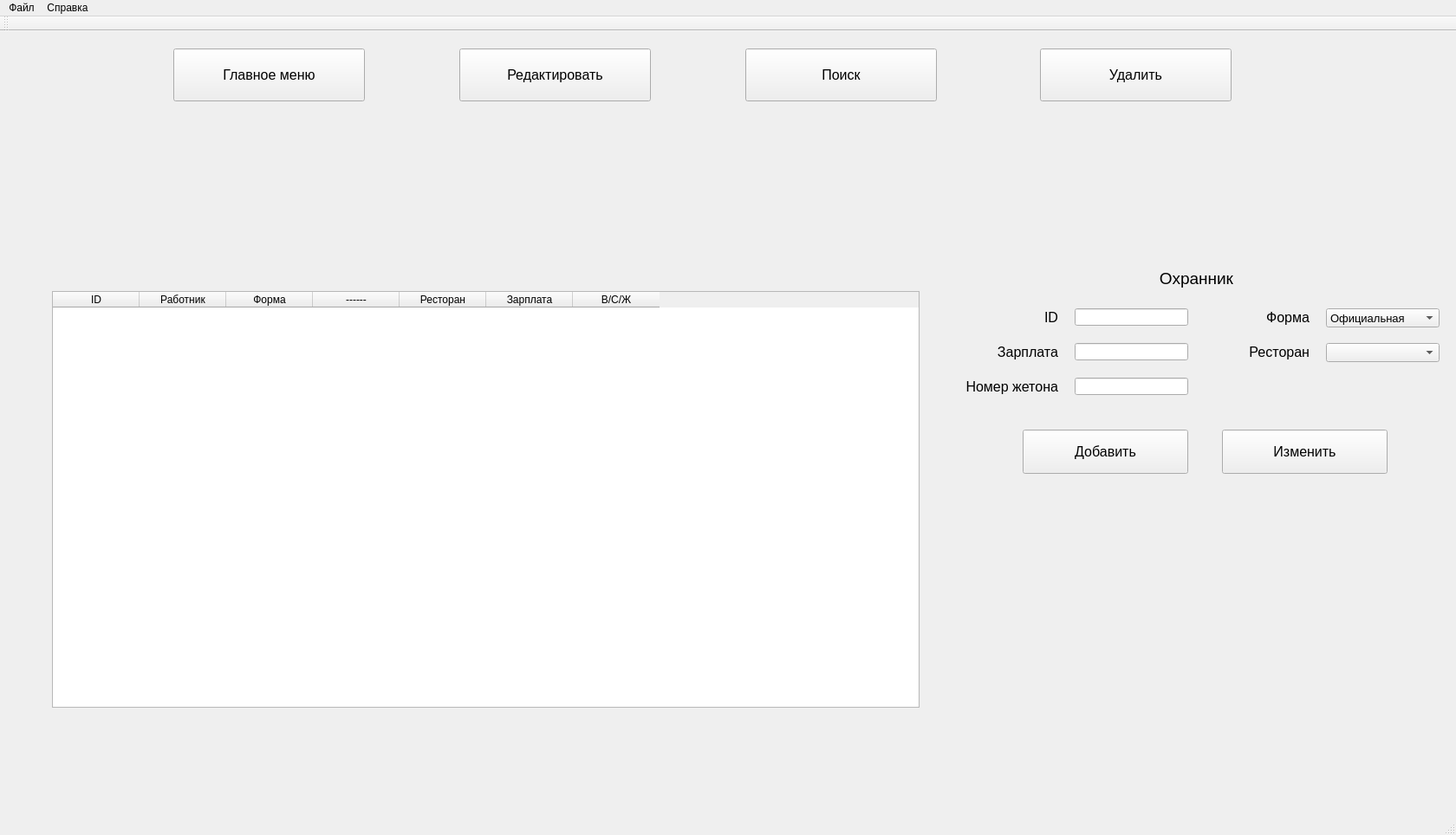
<?xml version="1.0" encoding="UTF-8"?>
<ui version="4.0">
 <class>MainWindow</class>
 <widget class="QMainWindow" name="MainWindow">
  <property name="geometry">
   <rect>
    <x>0</x>
    <y>0</y>
    <width>1680</width>
    <height>964</height>
   </rect>
  </property>
  <property name="windowTitle">
   <string>MainWindow</string>
  </property>
  <widget class="QWidget" name="centralWidget">
   <widget class="QStackedWidget" name="stackedWidget">
    <property name="geometry">
     <rect>
      <x>1090</x>
      <y>260</y>
      <width>581</width>
      <height>271</height>
     </rect>
    </property>
    <property name="currentIndex">
     <number>3</number>
    </property>
    <widget class="QWidget" name="Chooses">
     <widget class="QLabel" name="label">
      <property name="geometry">
       <rect>
        <x>60</x>
        <y>10</y>
        <width>461</width>
        <height>31</height>
       </rect>
      </property>
      <property name="font">
       <font>
        <pointsize>14</pointsize>
       </font>
      </property>
      <property name="text">
       <string>Какого работника вы хотите добавить?</string>
      </property>
      <property name="alignment">
       <set>Qt::AlignCenter</set>
      </property>
     </widget>
     <widget class="QComboBox" name="tip">
      <property name="geometry">
       <rect>
        <x>180</x>
        <y>70</y>
        <width>191</width>
        <height>51</height>
       </rect>
      </property>
      <property name="font">
       <font>
        <pointsize>11</pointsize>
       </font>
      </property>
      <item>
       <property name="text">
        <string>Официант</string>
       </property>
      </item>
      <item>
       <property name="text">
        <string>Повар</string>
       </property>
      </item>
      <item>
       <property name="text">
        <string>Охранник</string>
       </property>
      </item>
     </widget>
     <widget class="QPushButton" name="Choose">
      <property name="geometry">
       <rect>
        <x>190</x>
        <y>220</y>
        <width>171</width>
        <height>41</height>
       </rect>
      </property>
      <property name="font">
       <font>
        <pointsize>12</pointsize>
       </font>
      </property>
      <property name="text">
       <string>Выбрать</string>
      </property>
     </widget>
    </widget>
    <widget class="QWidget" name="women">
     <widget class="QLabel" name="label_2">
      <property name="geometry">
       <rect>
        <x>60</x>
        <y>10</y>
        <width>461</width>
        <height>31</height>
       </rect>
      </property>
      <property name="font">
       <font>
        <pointsize>14</pointsize>
       </font>
      </property>
      <property name="text">
       <string>Официант</string>
      </property>
      <property name="alignment">
       <set>Qt::AlignCenter</set>
      </property>
     </widget>
     <widget class="QLabel" name="label_id_w">
      <property name="geometry">
       <rect>
        <x>20</x>
        <y>60</y>
        <width>111</width>
        <height>21</height>
       </rect>
      </property>
      <property name="font">
       <font>
        <pointsize>12</pointsize>
       </font>
      </property>
      <property name="text">
       <string>ID</string>
      </property>
      <property name="alignment">
       <set>Qt::AlignRight|Qt::AlignTrailing|Qt::AlignVCenter</set>
      </property>
     </widget>
     <widget class="QLabel" name="label_form_w">
      <property name="geometry">
       <rect>
        <x>310</x>
        <y>60</y>
        <width>111</width>
        <height>21</height>
       </rect>
      </property>
      <property name="font">
       <font>
        <pointsize>12</pointsize>
       </font>
      </property>
      <property name="text">
       <string>Форма</string>
      </property>
      <property name="alignment">
       <set>Qt::AlignRight|Qt::AlignTrailing|Qt::AlignVCenter</set>
      </property>
     </widget>
     <widget class="QLabel" name="label_salary_w">
      <property name="geometry">
       <rect>
        <x>20</x>
        <y>100</y>
        <width>111</width>
        <height>21</height>
       </rect>
      </property>
      <property name="font">
       <font>
        <pointsize>12</pointsize>
       </font>
      </property>
      <property name="text">
       <string>Зарплата</string>
      </property>
      <property name="alignment">
       <set>Qt::AlignRight|Qt::AlignTrailing|Qt::AlignVCenter</set>
      </property>
     </widget>
     <widget class="QLabel" name="label_age_w">
      <property name="geometry">
       <rect>
        <x>20</x>
        <y>140</y>
        <width>111</width>
        <height>21</height>
       </rect>
      </property>
      <property name="font">
       <font>
        <pointsize>12</pointsize>
       </font>
      </property>
      <property name="text">
       <string>Возраст</string>
      </property>
      <property name="alignment">
       <set>Qt::AlignRight|Qt::AlignTrailing|Qt::AlignVCenter</set>
      </property>
     </widget>
     <widget class="QLineEdit" name="age_w">
      <property name="geometry">
       <rect>
        <x>150</x>
        <y>140</y>
        <width>131</width>
        <height>21</height>
       </rect>
      </property>
      <property name="font">
       <font>
        <pointsize>10</pointsize>
       </font>
      </property>
     </widget>
     <widget class="QPushButton" name="add_w">
      <property name="geometry">
       <rect>
        <x>90</x>
        <y>200</y>
        <width>191</width>
        <height>51</height>
       </rect>
      </property>
      <property name="font">
       <font>
        <pointsize>12</pointsize>
       </font>
      </property>
      <property name="text">
       <string>Добавить</string>
      </property>
     </widget>
     <widget class="QComboBox" name="form_w">
      <property name="geometry">
       <rect>
        <x>440</x>
        <y>60</y>
        <width>131</width>
        <height>22</height>
       </rect>
      </property>
      <property name="font">
       <font>
        <pointsize>10</pointsize>
       </font>
      </property>
      <item>
       <property name="text">
        <string>Официальная</string>
       </property>
      </item>
      <item>
       <property name="text">
        <string>Свободная</string>
       </property>
      </item>
      <item>
       <property name="text">
        <string>Рабочая</string>
       </property>
      </item>
     </widget>
     <widget class="QLineEdit" name="salary_w">
      <property name="geometry">
       <rect>
        <x>150</x>
        <y>100</y>
        <width>131</width>
        <height>20</height>
       </rect>
      </property>
     </widget>
     <widget class="QLabel" name="label_Restoran_w">
      <property name="geometry">
       <rect>
        <x>350</x>
        <y>100</y>
        <width>81</width>
        <height>21</height>
       </rect>
      </property>
      <property name="font">
       <font>
        <pointsize>12</pointsize>
       </font>
      </property>
      <property name="text">
       <string>Ресторан</string>
      </property>
      <property name="alignment">
       <set>Qt::AlignRight|Qt::AlignTrailing|Qt::AlignVCenter</set>
      </property>
     </widget>
     <widget class="QComboBox" name="Restoran_w">
      <property name="geometry">
       <rect>
        <x>440</x>
        <y>100</y>
        <width>131</width>
        <height>22</height>
       </rect>
      </property>
      <property name="font">
       <font>
        <pointsize>10</pointsize>
       </font>
      </property>
     </widget>
     <widget class="QLineEdit" name="id_w">
      <property name="geometry">
       <rect>
        <x>150</x>
        <y>60</y>
        <width>131</width>
        <height>20</height>
       </rect>
      </property>
     </widget>
     <widget class="QPushButton" name="edit_w">
      <property name="geometry">
       <rect>
        <x>320</x>
        <y>200</y>
        <width>191</width>
        <height>51</height>
       </rect>
      </property>
      <property name="font">
       <font>
        <pointsize>12</pointsize>
       </font>
      </property>
      <property name="text">
       <string>Изменить</string>
      </property>
     </widget>
    </widget>
    <widget class="QWidget" name="men">
     <widget class="QComboBox" name="form_s">
      <property name="geometry">
       <rect>
        <x>440</x>
        <y>60</y>
        <width>131</width>
        <height>22</height>
       </rect>
      </property>
      <property name="font">
       <font>
        <pointsize>10</pointsize>
       </font>
      </property>
      <item>
       <property name="text">
        <string>Официальная</string>
       </property>
      </item>
      <item>
       <property name="text">
        <string>Свободная</string>
       </property>
      </item>
      <item>
       <property name="text">
        <string>Рабочая</string>
       </property>
      </item>
     </widget>
     <widget class="QLabel" name="label_salary_s">
      <property name="geometry">
       <rect>
        <x>20</x>
        <y>100</y>
        <width>111</width>
        <height>21</height>
       </rect>
      </property>
      <property name="font">
       <font>
        <pointsize>12</pointsize>
       </font>
      </property>
      <property name="text">
       <string>Зарплата</string>
      </property>
      <property name="alignment">
       <set>Qt::AlignRight|Qt::AlignTrailing|Qt::AlignVCenter</set>
      </property>
     </widget>
     <widget class="QLabel" name="label_13">
      <property name="geometry">
       <rect>
        <x>60</x>
        <y>10</y>
        <width>461</width>
        <height>31</height>
       </rect>
      </property>
      <property name="font">
       <font>
        <pointsize>14</pointsize>
       </font>
      </property>
      <property name="text">
       <string>Повар</string>
      </property>
      <property name="alignment">
       <set>Qt::AlignCenter</set>
      </property>
     </widget>
     <widget class="QPushButton" name="add_s">
      <property name="geometry">
       <rect>
        <x>90</x>
        <y>200</y>
        <width>191</width>
        <height>51</height>
       </rect>
      </property>
      <property name="font">
       <font>
        <pointsize>12</pointsize>
       </font>
      </property>
      <property name="text">
       <string>Добавить</string>
      </property>
     </widget>
     <widget class="QLabel" name="label_id_s">
      <property name="geometry">
       <rect>
        <x>20</x>
        <y>60</y>
        <width>111</width>
        <height>21</height>
       </rect>
      </property>
      <property name="font">
       <font>
        <pointsize>12</pointsize>
       </font>
      </property>
      <property name="text">
       <string>ID</string>
      </property>
      <property name="alignment">
       <set>Qt::AlignRight|Qt::AlignTrailing|Qt::AlignVCenter</set>
      </property>
     </widget>
     <widget class="QLineEdit" name="age_s">
      <property name="geometry">
       <rect>
        <x>150</x>
        <y>140</y>
        <width>131</width>
        <height>20</height>
       </rect>
      </property>
      <property name="font">
       <font>
        <pointsize>10</pointsize>
       </font>
      </property>
     </widget>
     <widget class="QLabel" name="label_form_s">
      <property name="geometry">
       <rect>
        <x>320</x>
        <y>60</y>
        <width>111</width>
        <height>21</height>
       </rect>
      </property>
      <property name="font">
       <font>
        <pointsize>12</pointsize>
       </font>
      </property>
      <property name="text">
       <string>Форма</string>
      </property>
      <property name="alignment">
       <set>Qt::AlignRight|Qt::AlignTrailing|Qt::AlignVCenter</set>
      </property>
     </widget>
     <widget class="QLabel" name="label_age_s">
      <property name="geometry">
       <rect>
        <x>20</x>
        <y>140</y>
        <width>111</width>
        <height>21</height>
       </rect>
      </property>
      <property name="font">
       <font>
        <pointsize>12</pointsize>
       </font>
      </property>
      <property name="text">
       <string>Стаж</string>
      </property>
      <property name="alignment">
       <set>Qt::AlignRight|Qt::AlignTrailing|Qt::AlignVCenter</set>
      </property>
     </widget>
     <widget class="QLineEdit" name="salary_s">
      <property name="geometry">
       <rect>
        <x>150</x>
        <y>100</y>
        <width>131</width>
        <height>20</height>
       </rect>
      </property>
     </widget>
     <widget class="QLabel" name="label_Restoran_s">
      <property name="geometry">
       <rect>
        <x>350</x>
        <y>100</y>
        <width>81</width>
        <height>21</height>
       </rect>
      </property>
      <property name="font">
       <font>
        <pointsize>12</pointsize>
       </font>
      </property>
      <property name="text">
       <string>Ресторан</string>
      </property>
      <property name="alignment">
       <set>Qt::AlignRight|Qt::AlignTrailing|Qt::AlignVCenter</set>
      </property>
     </widget>
     <widget class="QComboBox" name="Restoran_s">
      <property name="geometry">
       <rect>
        <x>440</x>
        <y>100</y>
        <width>131</width>
        <height>22</height>
       </rect>
      </property>
      <property name="font">
       <font>
        <pointsize>10</pointsize>
       </font>
      </property>
     </widget>
     <widget class="QLineEdit" name="id_s">
      <property name="geometry">
       <rect>
        <x>150</x>
        <y>60</y>
        <width>131</width>
        <height>20</height>
       </rect>
      </property>
     </widget>
     <widget class="QPushButton" name="edit_s">
      <property name="geometry">
       <rect>
        <x>320</x>
        <y>200</y>
        <width>191</width>
        <height>51</height>
       </rect>
      </property>
      <property name="font">
       <font>
        <pointsize>12</pointsize>
       </font>
      </property>
      <property name="text">
       <string>Изменить</string>
      </property>
     </widget>
    </widget>
    <widget class="QWidget" name="bag">
     <widget class="QLabel" name="label_age_a">
      <property name="geometry">
       <rect>
        <x>20</x>
        <y>140</y>
        <width>111</width>
        <height>21</height>
       </rect>
      </property>
      <property name="font">
       <font>
        <pointsize>12</pointsize>
       </font>
      </property>
      <property name="text">
       <string>Номер жетона</string>
      </property>
      <property name="alignment">
       <set>Qt::AlignRight|Qt::AlignTrailing|Qt::AlignVCenter</set>
      </property>
     </widget>
     <widget class="QLineEdit" name="age_a">
      <property name="geometry">
       <rect>
        <x>150</x>
        <y>140</y>
        <width>131</width>
        <height>20</height>
       </rect>
      </property>
      <property name="font">
       <font>
        <pointsize>10</pointsize>
       </font>
      </property>
     </widget>
     <widget class="QLabel" name="label_53">
      <property name="geometry">
       <rect>
        <x>60</x>
        <y>10</y>
        <width>461</width>
        <height>31</height>
       </rect>
      </property>
      <property name="font">
       <font>
        <pointsize>14</pointsize>
       </font>
      </property>
      <property name="text">
       <string>Охранник</string>
      </property>
      <property name="alignment">
       <set>Qt::AlignCenter</set>
      </property>
     </widget>
     <widget class="QLabel" name="label_form_a">
      <property name="geometry">
       <rect>
        <x>310</x>
        <y>60</y>
        <width>111</width>
        <height>21</height>
       </rect>
      </property>
      <property name="font">
       <font>
        <pointsize>12</pointsize>
       </font>
      </property>
      <property name="text">
       <string>Форма</string>
      </property>
      <property name="alignment">
       <set>Qt::AlignRight|Qt::AlignTrailing|Qt::AlignVCenter</set>
      </property>
     </widget>
     <widget class="QLabel" name="label_id_a">
      <property name="geometry">
       <rect>
        <x>20</x>
        <y>60</y>
        <width>111</width>
        <height>21</height>
       </rect>
      </property>
      <property name="font">
       <font>
        <pointsize>12</pointsize>
       </font>
      </property>
      <property name="text">
       <string>ID</string>
      </property>
      <property name="alignment">
       <set>Qt::AlignRight|Qt::AlignTrailing|Qt::AlignVCenter</set>
      </property>
     </widget>
     <widget class="QLabel" name="label_salary_a">
      <property name="geometry">
       <rect>
        <x>20</x>
        <y>100</y>
        <width>111</width>
        <height>21</height>
       </rect>
      </property>
      <property name="font">
       <font>
        <pointsize>12</pointsize>
       </font>
      </property>
      <property name="text">
       <string>Зарплата</string>
      </property>
      <property name="alignment">
       <set>Qt::AlignRight|Qt::AlignTrailing|Qt::AlignVCenter</set>
      </property>
     </widget>
     <widget class="QPushButton" name="add_a">
      <property name="geometry">
       <rect>
        <x>90</x>
        <y>200</y>
        <width>191</width>
        <height>51</height>
       </rect>
      </property>
      <property name="font">
       <font>
        <pointsize>12</pointsize>
       </font>
      </property>
      <property name="text">
       <string>Добавить</string>
      </property>
     </widget>
     <widget class="QComboBox" name="form_a">
      <property name="geometry">
       <rect>
        <x>440</x>
        <y>60</y>
        <width>131</width>
        <height>22</height>
       </rect>
      </property>
      <property name="font">
       <font>
        <pointsize>10</pointsize>
       </font>
      </property>
      <item>
       <property name="text">
        <string>Официальная</string>
       </property>
      </item>
      <item>
       <property name="text">
        <string>Свободная</string>
       </property>
      </item>
      <item>
       <property name="text">
        <string>Рабочая</string>
       </property>
      </item>
     </widget>
     <widget class="QLineEdit" name="salary_a">
      <property name="geometry">
       <rect>
        <x>150</x>
        <y>100</y>
        <width>131</width>
        <height>20</height>
       </rect>
      </property>
     </widget>
     <widget class="QLabel" name="label_Restoran_a">
      <property name="geometry">
       <rect>
        <x>340</x>
        <y>100</y>
        <width>81</width>
        <height>21</height>
       </rect>
      </property>
      <property name="font">
       <font>
        <pointsize>12</pointsize>
       </font>
      </property>
      <property name="text">
       <string>Ресторан</string>
      </property>
      <property name="alignment">
       <set>Qt::AlignRight|Qt::AlignTrailing|Qt::AlignVCenter</set>
      </property>
     </widget>
     <widget class="QComboBox" name="Restoran_a">
      <property name="geometry">
       <rect>
        <x>440</x>
        <y>100</y>
        <width>131</width>
        <height>22</height>
       </rect>
      </property>
      <property name="font">
       <font>
        <pointsize>10</pointsize>
       </font>
      </property>
     </widget>
     <widget class="QLineEdit" name="id_a">
      <property name="geometry">
       <rect>
        <x>150</x>
        <y>60</y>
        <width>131</width>
        <height>20</height>
       </rect>
      </property>
     </widget>
     <widget class="QPushButton" name="edit_a">
      <property name="geometry">
       <rect>
        <x>320</x>
        <y>200</y>
        <width>191</width>
        <height>51</height>
       </rect>
      </property>
      <property name="font">
       <font>
        <pointsize>12</pointsize>
       </font>
      </property>
      <property name="text">
       <string>Изменить</string>
      </property>
     </widget>
    </widget>
    <widget class="QWidget" name="Restoran_2">
     <widget class="QLabel" name="label_index">
      <property name="geometry">
       <rect>
        <x>270</x>
        <y>60</y>
        <width>111</width>
        <height>21</height>
       </rect>
      </property>
      <property name="font">
       <font>
        <pointsize>12</pointsize>
       </font>
      </property>
      <property name="text">
       <string>Индекс</string>
      </property>
      <property name="alignment">
       <set>Qt::AlignRight|Qt::AlignTrailing|Qt::AlignVCenter</set>
      </property>
     </widget>
     <widget class="QLabel" name="label_101">
      <property name="geometry">
       <rect>
        <x>80</x>
        <y>10</y>
        <width>461</width>
        <height>31</height>
       </rect>
      </property>
      <property name="font">
       <font>
        <pointsize>14</pointsize>
       </font>
      </property>
      <property name="text">
       <string>Ресторан</string>
      </property>
      <property name="alignment">
       <set>Qt::AlignCenter</set>
      </property>
     </widget>
     <widget class="QLineEdit" name="oblast_Restoran">
      <property name="geometry">
       <rect>
        <x>150</x>
        <y>100</y>
        <width>131</width>
        <height>20</height>
       </rect>
      </property>
     </widget>
     <widget class="QPushButton" name="add__Restoran">
      <property name="geometry">
       <rect>
        <x>90</x>
        <y>220</y>
        <width>191</width>
        <height>51</height>
       </rect>
      </property>
      <property name="font">
       <font>
        <pointsize>12</pointsize>
       </font>
      </property>
      <property name="text">
       <string>Добавить</string>
      </property>
     </widget>
     <widget class="QLabel" name="label_oblast">
      <property name="geometry">
       <rect>
        <x>20</x>
        <y>100</y>
        <width>111</width>
        <height>21</height>
       </rect>
      </property>
      <property name="font">
       <font>
        <pointsize>12</pointsize>
       </font>
      </property>
      <property name="text">
       <string>Район</string>
      </property>
      <property name="alignment">
       <set>Qt::AlignRight|Qt::AlignTrailing|Qt::AlignVCenter</set>
      </property>
     </widget>
     <widget class="QLabel" name="label_sity">
      <property name="geometry">
       <rect>
        <x>20</x>
        <y>140</y>
        <width>111</width>
        <height>21</height>
       </rect>
      </property>
      <property name="font">
       <font>
        <pointsize>12</pointsize>
       </font>
      </property>
      <property name="text">
       <string>Город</string>
      </property>
      <property name="alignment">
       <set>Qt::AlignRight|Qt::AlignTrailing|Qt::AlignVCenter</set>
      </property>
     </widget>
     <widget class="QLineEdit" name="sity_Restoran">
      <property name="geometry">
       <rect>
        <x>150</x>
        <y>140</y>
        <width>131</width>
        <height>20</height>
       </rect>
      </property>
      <property name="text">
       <string/>
      </property>
     </widget>
     <widget class="QLabel" name="label_street">
      <property name="geometry">
       <rect>
        <x>40</x>
        <y>60</y>
        <width>91</width>
        <height>21</height>
       </rect>
      </property>
      <property name="font">
       <font>
        <pointsize>12</pointsize>
       </font>
      </property>
      <property name="text">
       <string>Улица</string>
      </property>
      <property name="alignment">
       <set>Qt::AlignRight|Qt::AlignTrailing|Qt::AlignVCenter</set>
      </property>
     </widget>
     <widget class="QLineEdit" name="street_Restoran">
      <property name="geometry">
       <rect>
        <x>150</x>
        <y>60</y>
        <width>131</width>
        <height>20</height>
       </rect>
      </property>
     </widget>
     <widget class="QLabel" name="label_hause">
      <property name="geometry">
       <rect>
        <x>320</x>
        <y>100</y>
        <width>61</width>
        <height>21</height>
       </rect>
      </property>
      <property name="font">
       <font>
        <pointsize>12</pointsize>
       </font>
      </property>
      <property name="text">
       <string>Дом</string>
      </property>
      <property name="alignment">
       <set>Qt::AlignRight|Qt::AlignTrailing|Qt::AlignVCenter</set>
      </property>
     </widget>
     <widget class="QLabel" name="label_tel">
      <property name="geometry">
       <rect>
        <x>310</x>
        <y>140</y>
        <width>71</width>
        <height>21</height>
       </rect>
      </property>
      <property name="font">
       <font>
        <pointsize>12</pointsize>
       </font>
      </property>
      <property name="text">
       <string>Телефон</string>
      </property>
      <property name="alignment">
       <set>Qt::AlignRight|Qt::AlignTrailing|Qt::AlignVCenter</set>
      </property>
     </widget>
     <widget class="QLineEdit" name="tel_Restoran">
      <property name="geometry">
       <rect>
        <x>400</x>
        <y>140</y>
        <width>131</width>
        <height>20</height>
       </rect>
      </property>
     </widget>
     <widget class="QLineEdit" name="name_Restoran">
      <property name="geometry">
       <rect>
        <x>300</x>
        <y>180</y>
        <width>131</width>
        <height>20</height>
       </rect>
      </property>
      <property name="text">
       <string/>
      </property>
     </widget>
     <widget class="QLabel" name="label_name">
      <property name="geometry">
       <rect>
        <x>160</x>
        <y>180</y>
        <width>111</width>
        <height>21</height>
       </rect>
      </property>
      <property name="font">
       <font>
        <pointsize>12</pointsize>
       </font>
      </property>
      <property name="text">
       <string>Название</string>
      </property>
      <property name="alignment">
       <set>Qt::AlignRight|Qt::AlignTrailing|Qt::AlignVCenter</set>
      </property>
     </widget>
     <widget class="QLineEdit" name="index_Restoran">
      <property name="geometry">
       <rect>
        <x>400</x>
        <y>60</y>
        <width>131</width>
        <height>20</height>
       </rect>
      </property>
     </widget>
     <widget class="QLineEdit" name="hause_Restoran">
      <property name="geometry">
       <rect>
        <x>400</x>
        <y>100</y>
        <width>131</width>
        <height>20</height>
       </rect>
      </property>
     </widget>
     <widget class="QPushButton" name="edit_Restoran">
      <property name="geometry">
       <rect>
        <x>320</x>
        <y>220</y>
        <width>191</width>
        <height>51</height>
       </rect>
      </property>
      <property name="font">
       <font>
        <pointsize>12</pointsize>
       </font>
      </property>
      <property name="text">
       <string>Изменить</string>
      </property>
     </widget>
    </widget>
    <widget class="QWidget" name="poisk">
     <widget class="QComboBox" name="choise_poisk">
      <property name="geometry">
       <rect>
        <x>180</x>
        <y>70</y>
        <width>191</width>
        <height>31</height>
       </rect>
      </property>
      <property name="font">
       <font>
        <pointsize>11</pointsize>
       </font>
      </property>
      <item>
       <property name="text">
        <string>ID</string>
       </property>
      </item>
      <item>
       <property name="text">
        <string>Ресторан</string>
       </property>
      </item>
      <item>
       <property name="text">
        <string>Работник</string>
       </property>
      </item>
     </widget>
     <widget class="QPushButton" name="Poisk_2">
      <property name="geometry">
       <rect>
        <x>180</x>
        <y>200</y>
        <width>191</width>
        <height>41</height>
       </rect>
      </property>
      <property name="font">
       <font>
        <pointsize>12</pointsize>
       </font>
      </property>
      <property name="text">
       <string>Выбрать</string>
      </property>
     </widget>
     <widget class="QLabel" name="label_3">
      <property name="geometry">
       <rect>
        <x>60</x>
        <y>10</y>
        <width>461</width>
        <height>31</height>
       </rect>
      </property>
      <property name="font">
       <font>
        <pointsize>14</pointsize>
       </font>
      </property>
      <property name="text">
       <string>Выберите критерий поиска работника</string>
      </property>
      <property name="alignment">
       <set>Qt::AlignCenter</set>
      </property>
     </widget>
     <widget class="QStackedWidget" name="stackedWidget_2">
      <property name="geometry">
       <rect>
        <x>150</x>
        <y>110</y>
        <width>251</width>
        <height>80</height>
       </rect>
      </property>
      <property name="currentIndex">
       <number>1</number>
      </property>
      <widget class="QWidget" name="page_2">
       <widget class="QLineEdit" name="Znach">
        <property name="geometry">
         <rect>
          <x>40</x>
          <y>50</y>
          <width>171</width>
          <height>21</height>
         </rect>
        </property>
       </widget>
       <widget class="QLabel" name="label_4">
        <property name="geometry">
         <rect>
          <x>40</x>
          <y>10</y>
          <width>171</width>
          <height>31</height>
         </rect>
        </property>
        <property name="font">
         <font>
          <pointsize>12</pointsize>
         </font>
        </property>
        <property name="text">
         <string>Введите значение.</string>
        </property>
        <property name="alignment">
         <set>Qt::AlignCenter</set>
        </property>
       </widget>
      </widget>
      <widget class="QWidget" name="page_3">
       <widget class="QLabel" name="label_6">
        <property name="geometry">
         <rect>
          <x>40</x>
          <y>10</y>
          <width>171</width>
          <height>31</height>
         </rect>
        </property>
        <property name="font">
         <font>
          <pointsize>12</pointsize>
         </font>
        </property>
        <property name="text">
         <string>Выберите Ресторан</string>
        </property>
        <property name="alignment">
         <set>Qt::AlignCenter</set>
        </property>
       </widget>
       <widget class="QComboBox" name="choise_Restoran_2">
        <property name="geometry">
         <rect>
          <x>30</x>
          <y>40</y>
          <width>191</width>
          <height>31</height>
         </rect>
        </property>
        <property name="font">
         <font>
          <pointsize>11</pointsize>
         </font>
        </property>
       </widget>
      </widget>
     </widget>
    </widget>
    <widget class="QWidget" name="page">
     <widget class="QPushButton" name="Return">
      <property name="geometry">
       <rect>
        <x>400</x>
        <y>160</y>
        <width>171</width>
        <height>61</height>
       </rect>
      </property>
      <property name="font">
       <font>
        <pointsize>12</pointsize>
       </font>
      </property>
      <property name="text">
       <string>Назад</string>
      </property>
     </widget>
     <widget class="QPushButton" name="edit_Restoran_2">
      <property name="geometry">
       <rect>
        <x>30</x>
        <y>160</y>
        <width>171</width>
        <height>61</height>
       </rect>
      </property>
      <property name="font">
       <font>
        <pointsize>12</pointsize>
       </font>
      </property>
      <property name="text">
       <string>Отредактировать</string>
      </property>
     </widget>
     <widget class="QPushButton" name="delete_Restoran">
      <property name="geometry">
       <rect>
        <x>400</x>
        <y>60</y>
        <width>171</width>
        <height>61</height>
       </rect>
      </property>
      <property name="font">
       <font>
        <pointsize>12</pointsize>
       </font>
      </property>
      <property name="text">
       <string>Удалить</string>
      </property>
     </widget>
     <widget class="QPushButton" name="add_Restoran">
      <property name="geometry">
       <rect>
        <x>30</x>
        <y>60</y>
        <width>171</width>
        <height>61</height>
       </rect>
      </property>
      <property name="font">
       <font>
        <pointsize>12</pointsize>
       </font>
      </property>
      <property name="text">
       <string>Добавить</string>
      </property>
     </widget>
     <widget class="QLabel" name="label_5">
      <property name="geometry">
       <rect>
        <x>130</x>
        <y>10</y>
        <width>371</width>
        <height>31</height>
       </rect>
      </property>
      <property name="font">
       <font>
        <pointsize>14</pointsize>
       </font>
      </property>
      <property name="text">
       <string>Рестораны</string>
      </property>
      <property name="alignment">
       <set>Qt::AlignCenter</set>
      </property>
     </widget>
    </widget>
   </widget>
   <widget class="QPushButton" name="Edit">
    <property name="geometry">
     <rect>
      <x>530</x>
      <y>20</y>
      <width>221</width>
      <height>61</height>
     </rect>
    </property>
    <property name="font">
     <font>
      <pointsize>12</pointsize>
     </font>
    </property>
    <property name="text">
     <string>Редактировать</string>
    </property>
   </widget>
   <widget class="QPushButton" name="Poisk">
    <property name="geometry">
     <rect>
      <x>860</x>
      <y>20</y>
      <width>221</width>
      <height>61</height>
     </rect>
    </property>
    <property name="font">
     <font>
      <pointsize>12</pointsize>
     </font>
    </property>
    <property name="text">
     <string>Поиск</string>
    </property>
   </widget>
   <widget class="QPushButton" name="Delete">
    <property name="geometry">
     <rect>
      <x>1200</x>
      <y>20</y>
      <width>221</width>
      <height>61</height>
     </rect>
    </property>
    <property name="font">
     <font>
      <pointsize>12</pointsize>
     </font>
    </property>
    <property name="text">
     <string>Удалить</string>
    </property>
   </widget>
   <widget class="QPushButton" name="Restoran">
    <property name="geometry">
     <rect>
      <x>200</x>
      <y>20</y>
      <width>221</width>
      <height>61</height>
     </rect>
    </property>
    <property name="font">
     <font>
      <pointsize>12</pointsize>
     </font>
    </property>
    <property name="text">
     <string>Главное меню</string>
    </property>
   </widget>
   <widget class="QStackedWidget" name="stackedWidget_3">
    <property name="geometry">
     <rect>
      <x>60</x>
      <y>300</y>
      <width>1001</width>
      <height>521</height>
     </rect>
    </property>
    <property name="currentIndex">
     <number>1</number>
    </property>
    <widget class="QWidget" name="page_4">
     <widget class="QTableWidget" name="tablica">
      <property name="geometry">
       <rect>
        <x>10</x>
        <y>0</y>
        <width>991</width>
        <height>471</height>
       </rect>
      </property>
      <column>
       <property name="text">
        <string>ID</string>
       </property>
      </column>
      <column>
       <property name="text">
        <string> Работник</string>
       </property>
      </column>
      <column>
       <property name="text">
        <string>Форма</string>
       </property>
      </column>
      <column>
       <property name="text">
        <string>-----</string>
       </property>
      </column>
      <column>
       <property name="text">
        <string>Ресторан</string>
       </property>
      </column>
      <column>
       <property name="text">
        <string>Зарплата</string>
       </property>
      </column>
      <column>
       <property name="text">
        <string>Возраст/Стаж/Жетон</string>
       </property>
      </column>
     </widget>
    </widget>
    <widget class="QWidget" name="page_5">
     <widget class="QTableWidget" name="tablica_2">
      <property name="geometry">
       <rect>
        <x>0</x>
        <y>0</y>
        <width>1001</width>
        <height>481</height>
       </rect>
      </property>
      <column>
       <property name="text">
        <string>ID</string>
       </property>
      </column>
      <column>
       <property name="text">
        <string>Работник</string>
       </property>
      </column>
      <column>
       <property name="text">
        <string>Форма</string>
       </property>
      </column>
      <column>
       <property name="text">
        <string>------</string>
       </property>
      </column>
      <column>
       <property name="text">
        <string>Ресторан</string>
       </property>
      </column>
      <column>
       <property name="text">
        <string>Зарплата</string>
       </property>
      </column>
      <column>
       <property name="text">
        <string>В/С/Ж</string>
       </property>
      </column>
     </widget>
    </widget>
    <widget class="QWidget" name="page_6">
     <widget class="QTableWidget" name="tablica_3">
      <property name="geometry">
       <rect>
        <x>0</x>
        <y>0</y>
        <width>1001</width>
        <height>471</height>
       </rect>
      </property>
      <column>
       <property name="text">
        <string>Название</string>
       </property>
      </column>
      <column>
       <property name="text">
        <string>Индекс</string>
       </property>
      </column>
      <column>
       <property name="text">
        <string>Район</string>
       </property>
      </column>
      <column>
       <property name="text">
        <string>Город</string>
       </property>
      </column>
      <column>
       <property name="text">
        <string>Улица</string>
       </property>
      </column>
      <column>
       <property name="text">
        <string>Дом</string>
       </property>
      </column>
      <column>
       <property name="text">
        <string>Телефон</string>
       </property>
      </column>
     </widget>
    </widget>
   </widget>
  </widget>
  <widget class="QMenuBar" name="menuBar">
   <property name="geometry">
    <rect>
     <x>0</x>
     <y>0</y>
     <width>1680</width>
     <height>24</height>
    </rect>
   </property>
   <widget class="QMenu" name="menu">
    <property name="title">
     <string>Файл</string>
    </property>
    <addaction name="Create"/>
    <addaction name="Open"/>
    <addaction name="Save"/>
    <addaction name="Save_As"/>
    <addaction name="Exit"/>
   </widget>
   <widget class="QMenu" name="menu_2">
    <property name="title">
     <string>Справка</string>
    </property>
    <addaction name="Managment"/>
    <addaction name="About_the_program"/>
   </widget>
   <addaction name="menu"/>
   <addaction name="menu_2"/>
  </widget>
  <widget class="QToolBar" name="mainToolBar">
   <attribute name="toolBarArea">
    <enum>TopToolBarArea</enum>
   </attribute>
   <attribute name="toolBarBreak">
    <bool>false</bool>
   </attribute>
  </widget>
  <widget class="QStatusBar" name="statusBar"/>
  <action name="Create">
   <property name="text">
    <string>Создать</string>
   </property>
  </action>
  <action name="Open">
   <property name="text">
    <string>Открыть</string>
   </property>
  </action>
  <action name="Save">
   <property name="text">
    <string>Сохранить</string>
   </property>
  </action>
  <action name="Save_As">
   <property name="text">
    <string>Сохранить как</string>
   </property>
  </action>
  <action name="Exit">
   <property name="text">
    <string>Выход</string>
   </property>
  </action>
  <action name="Managment">
   <property name="text">
    <string>Руководство</string>
   </property>
  </action>
  <action name="About_the_program">
   <property name="text">
    <string>О программе</string>
   </property>
  </action>
 </widget>
 <layoutdefault spacing="6" margin="11"/>
 <resources/>
 <connections/>
</ui>
